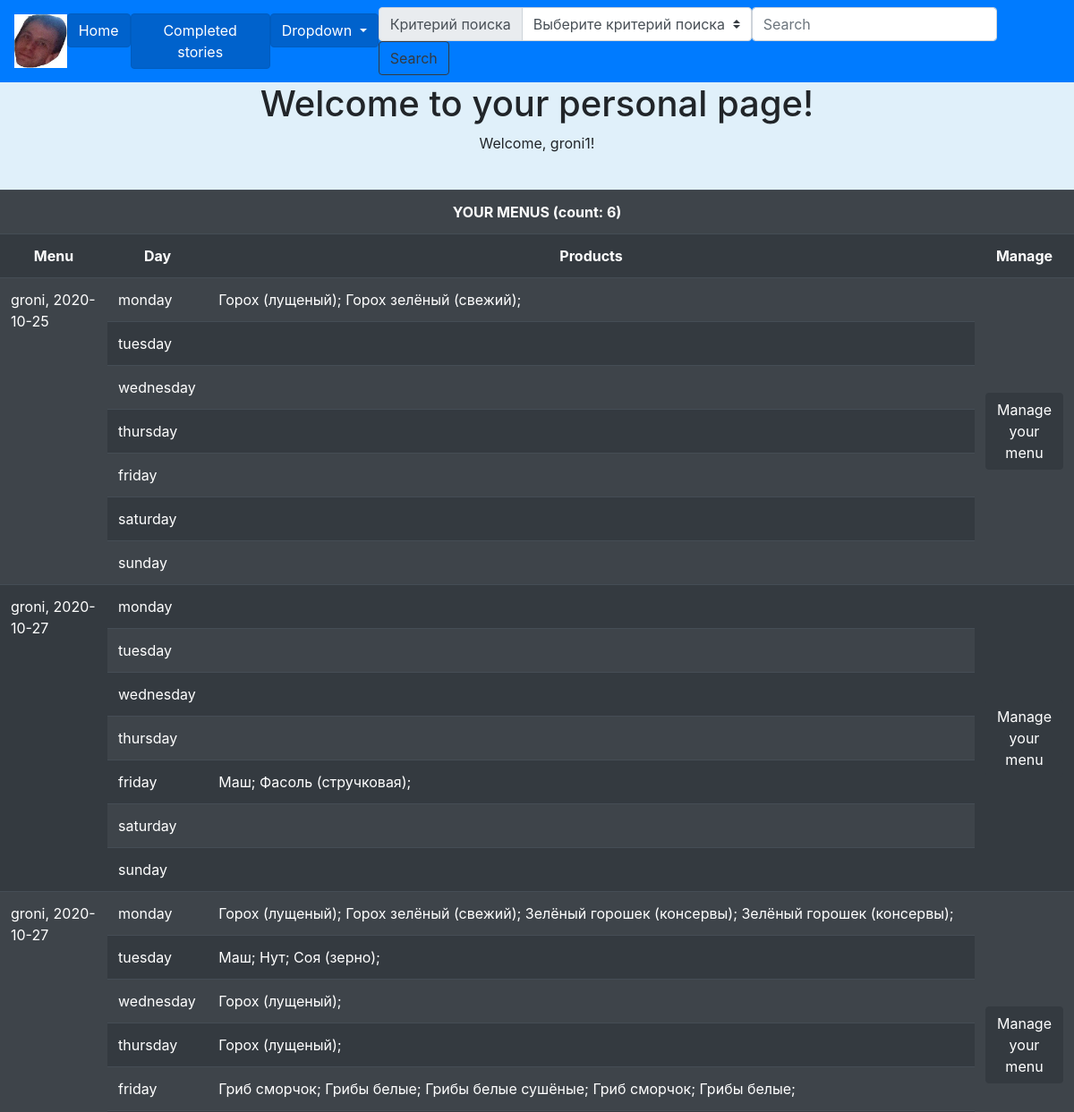
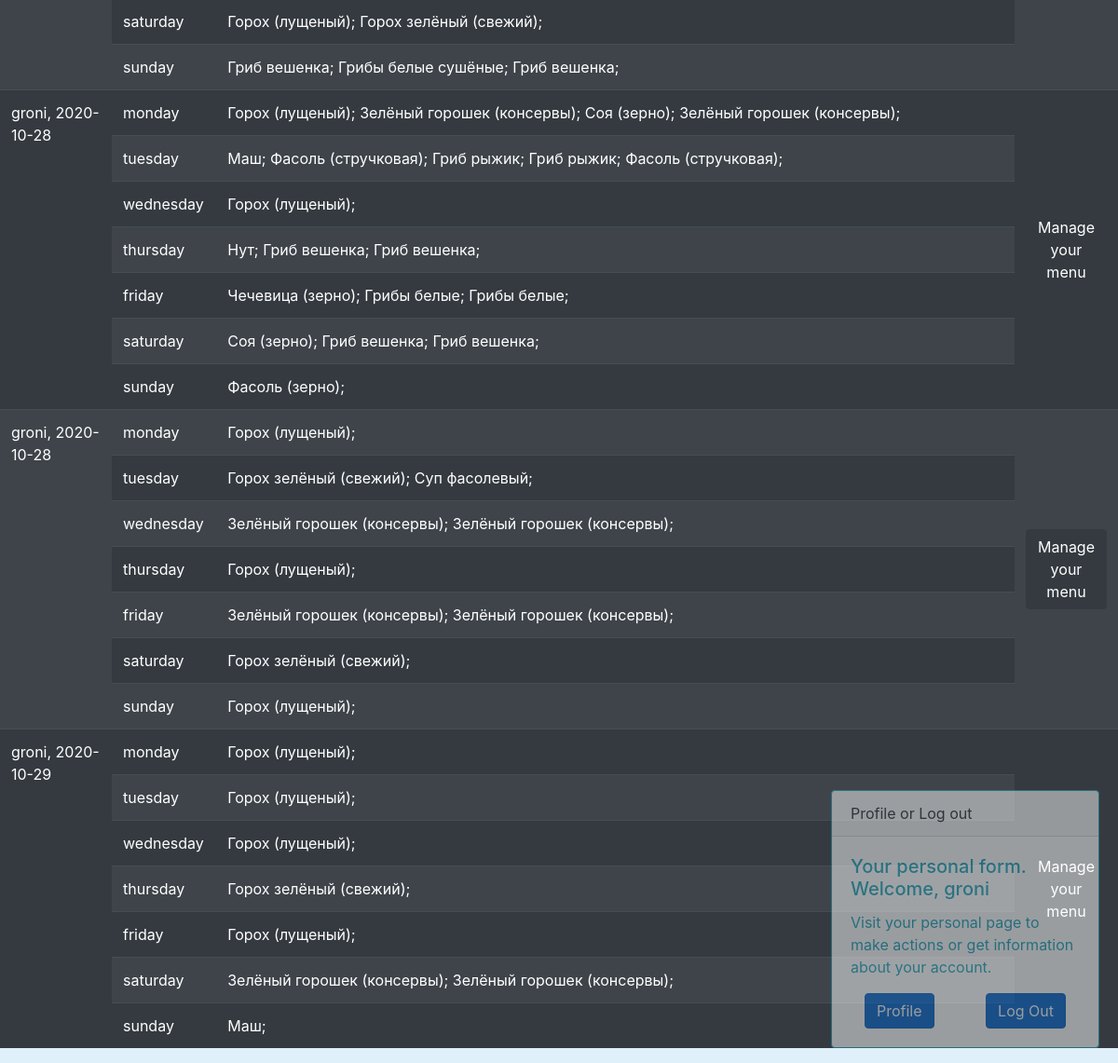
Page /accounts/profile/groni1/ (signed in) on the committed database (2 pictures, top to bottom).
### food_calculator/models.py (models this page shows)
class ProductMenu(models.Model):
    id = models.AutoField(primary_key=True)
    timestamp=models.DateField(auto_now_add=True)
    monday=models.DateField("Понедельник", blank=True, null=True)
    tuesday=models.DateField("Вторник", blank=True, null=True)
    wednesday=models.DateField("Среда", blank=True, null=True)
    thursday=models.DateField("Четверг", blank=True, null=True)
    friday=models.DateField("Пятница", blank=True, null=True)
    saturday=models.DateField("Суббота", blank=True, null=True)
    sunday=models.DateField("Воскресенье", blank=True, null=True)
    list_of_selected_products_monday=models.ManyToManyField('FoodProduct',verbose_name="Лист продуктов на понедельник", related_name='monday', blank=True, default=None)
    list_of_selected_products_tuesday=models.ManyToManyField('FoodProduct',verbose_name="Лист продуктов на вторник", related_name='tuesday', blank=True, default=None)
    list_of_selected_products_wednesday=models.ManyToManyField('FoodProduct',verbose_name="Лист продуктов на среду", related_name='wednesday', blank=True, default=None)
    list_of_selected_products_thursday=models.ManyToManyField('FoodProduct',verbose_name="Лист продуктов на четверг", related_name='thursday', blank=True, default=None)
    list_of_selected_products_friday=models.ManyToManyField('FoodProduct',verbose_name="Лист продуктов на пятницу", related_name='friday', blank=True, default=None)
    list_of_selected_products_saturday=models.ManyToManyField('FoodProduct',verbose_name="Лист продуктов на субботу", related_name='saturday', blank=True, default=None)
    list_of_selected_products_sunday=models.ManyToManyField('FoodProduct',verbose_name="Лист продуктов на воскресенье", related_name='sunday', blank=True, default=None)
    user=models.ForeignKey('users.CustomUser', on_delete=models.PROTECT, default=None)
    def __str__(self):
        self.name=str(self.user)+', '+str(self.timestamp)
        return self.name
    product_menu=models.Manager()
    class Meta():
        verbose_name="Меню продуктов на неделю"
        verbose_name_plural="Меню продуктов на неделю"
        ordering=["timestamp"]
        constraints = [
            models.CheckConstraint(check=models.Q(monday__iso_week_day=1, monday__isnull=False) | models.Q(monday__isnull=True), name='check_monday'),
            models.CheckConstraint(check=models.Q(tuesday__iso_week_day=2, monday__isnull=False) | models.Q(tuesday__isnull=True), name='check_tuesday'),
            models.CheckConstraint(check=models.Q(wednesday__iso_week_day=3, wednesday__isnull=False) | models.Q(wednesday__isnull=True), name='check_wednesday'),
            models.CheckConstraint(check=models.Q(thursday__iso_week_day=4, thursday__isnull=False) | models.Q(thursday__isnull=True), name='check_thursday'),
            models.CheckConstraint(check=models.Q(friday__iso_week_day=5, friday__isnull=False) | models.Q(friday__isnull=True), name='check_friday'),
            models.CheckConstraint(check=models.Q(saturday__iso_week_day=6, saturday__isnull=False) | models.Q(saturday__isnull=True), name='check_saturday'),
            models.CheckConstraint(check=models.Q(sunday__iso_week_day=7, sunday__isnull=False) | models.Q(sunday__isnull=True), name='check_sunday')
            ]

class FoodProduct(models.Model):
    id = models.AutoField(primary_key=True)
    prod_name=models.CharField(max_length=300, blank=True)
    prod_type=models.CharField(max_length=300, blank=True)
    prod_calories=models.DecimalField(max_digits=6, decimal_places=2, blank=True)
    prod_proteins=models.DecimalField(max_digits=6, decimal_places=2, blank=True)
    prod_fats=models.DecimalField(max_digits=6, decimal_places=2, blank=True)
    prod_carbohydrates=models.DecimalField(max_digits=6, decimal_places=2, blank=True)
    def __str__(self):
        return self.prod_name
    food = models.Manager()
    class Meta:
        verbose_name="Продукт"
        verbose_name_plural="Продукты"
        ordering=['prod_type','prod_name']

### users/models.py (models this page shows)
class CustomUser(AbstractUser):
    pass
    def __str__(self):
        return self.username

### users/views.py (the view)
# urls.py: path('profile/<str:username>/', profile_view, name='profile'),
def profile_view(request, username):
    user=request.user
    user_product_menus=ProductMenu.product_menu.filter(user__username__iexact=user)
    user_results = prepared_results(user_product_menus)
    context={
        'username' : username,
        'user_results': user_results,
    }
    return render(request, 'users/profile_page.html', context)

### users/templates/users/profile_page.html (shortened to what this page needs)
{% extends 'mainpages/layout.html' %}
{% block heading %} Welcome to your personal page! {% endblock%}
{% block content%}
<p style="text-align: center;">Welcome, {{username}}!</p><br>
<table  class="table table-striped table-dark mr-5">
    <tr>
        <th colspan="4" style="text-align: center;">
            YOUR MENUS (count: {{user_results|length}})
        </th>
    </tr>
    <tr>
        <th style="text-align: center;">
            Menu
        </th>
        <th style="text-align: center;">
            Day
        </th>
        <th style="text-align: center;">
            Products
        </th>
        <th style="text-align: center; width: 50px;">
            Manage
        </th>
    </tr>
    {% for menu in user_results %}
    <tr>
        <td rowspan="7" style="width: 10%;">
            {{menu.0}}
        </td>
        <td>{{menu.1.0}}</td>
        <td>
            {% for prod in menu.1.1 %}
                {{prod}};
            {% endfor %}
        </td>
        <td rowspan="7" style='text-align: center; vertical-align: middle;'>
            <a class="btn btn-dark" href="menu_number:_{{forloop.counter}}">Manage <br>
            your menu</a>
        </td>
    </tr>
    <tr>
        <td>{{menu.2.0}}</td>
        <td>
            {% for prod in menu.2.1 %}
                {{prod}};
            {% endfor %}
        </td>
    </tr>
    <tr>
        <td>{{menu.3.0}}</td>
        <td>
            {% for prod in menu.3.1 %}
                {{prod}};
            {% endfor %}
        </td>
    </tr>
    <tr>
        <td>{{menu.4.0}}</td>
        <td>
            {% for prod in menu.4.1 %}
                {{prod}};
            {% endfor %}
        </td>
    </tr>
    <tr>
        <td>{{menu.5.0}}</td>
        <td>
            {% for prod in menu.5.1 %}
                {{prod}};
            {% endfor %}
        </td>
    </tr>
    <tr>
        <td>{{menu.6.0}}</td>
        <td>
            {% for prod in menu.6.1 %}
                {{prod}};
            {% endfor %}
        </td>
    </tr>
    <tr>
        <td>{{menu.7.0}}</td>
        <td>
            {% for prod in menu.7.1 %}
                {{prod}};
            {% endfor %}
        </td>
    </tr>
    {% endfor %}
</table>
{% endblock %}

### mainpages/templates/mainpages/layout.html (shortened to what this page needs)
{% load static %}
<!DOCTYPE html>
<html lang="en">
<head>
  <link rel="stylesheet" href="https://stackpath.bootstrapcdn.com/bootstrap/4.5.2/css/bootstrap.min.css"
>
</head>
<body style="background-color: rgba(7, 139, 216, 0.123);">
  <nav class="navbar navbar-expand-lg navbar-light bg-primary">
    <img src="{% static 'mainpages/imgs/A-1.jpg' %}" style="width:60px;height:60px;" alt="Roflan-Zdarova">
    <div class="collapse navbar-collapse" id="navbarSupportedContent">
      <ul class="navbar-nav mr-auto">
        <li class="nav-item">
          <a href="{% url 'home_page' %}" class="btn btn-primary active" role="button" aria-pressed="true">Home</a>
        </li>
        <li class="nav-item">
          <a class="btn btn-primary active" href="{% url 'completed_stories' %}" role="button"
            aria-pressed="true">Completed stories</a>
        </li>
        <li class="nav-item dropdown">
          <a class="btn btn-primary active dropdown-toggle" href="#" id="navbarDropdown" role="button"
            data-toggle="dropdown" aria-haspopup="true" aria-expanded="false">
            Dropdown
          </a>
        </li>
      </ul>
      <form class="form-inline my-2 my-lg-0" action="{% url 'search_result' %}">
        <div class="input-group">
          <div class="input-group-prepend">
            <label class="input-group-text" for="inputGroupSelect01">Критерий поиска</label>
          </div>
          <select class="custom-select" id="inputGroupSelect01" name='criterion'>
            <option value='None' selected disabled hidden>Выберите критерий поиска</option>
          </select>
        </div>
        <input class="form-control mr-sm-2" type="search" placeholder="Search" aria-label="Search" name='search'>
        <button class="btn btn-outline-dark my-2 my-sm-0" type="submit">Search</button>
      </form>
    </div>
  </nav>
  <h1 class='text-center'>{% block heading %}{% endblock%}</h1>
  {% block content%}{% endblock %}
  {% if not user.is_authenticated %}
  <div id="Log_in_card">
    <div class="card border-info mb-3" style="max-width: 18rem;">
      <div class="card-header">Log in or Sign Up</div>
      <div class="card-body text-info">
        <h5 class="card-title">Welcome!</h5>
        <p class="card-text">Log in or Sign Up first! You may access additional content</p>
        <div class="col-12 col-md-12 btn-row">
          <a href="{%url 'log_in'%}" class="btn btn-primary active" role="button" aria-pressed="true">Log In</a>
          <a href="{%url 'signup'%}" class="btn btn-primary float-right active" role="button" aria-pressed="true">Sign
            Up</a>
        </div>
      </div>
    </div>
  </div>
  {% else %}
  <div id="User_card">
    <div class="card border-info mb-3" style="max-width: 18rem;">
      <div class="card-header">Profile or Log out</div>
      <div class="card-body text-info">
        <h5 class="card-title">Your personal form. Welcome, {{user.get_username}}</h5>
        <p class="card-text">Visit your personal page to make actions or get information about your account.</p>
        <div class="col-12 col-md-12 btn-row">
          <form action="{%url 'log_out'%}" method="POST">
            <a href="{%url 'profile' username=user.get_username%}" class="btn btn-primary active" role="button" aria-pressed="true">Profile</a>
            <button class="btn btn-primary float-right active" type="Submit">Log Out</button>
          </form>
        </div>
      </div>
    </div>
  </div>
  {% endif %}
</body>
</html>

### mainpages/templates/mainpages/layout.html (style rules this page uses)
#Log_in_card, #User_card { opacity: 0.5; filter: alpha(opacity=50); position: fixed; bottom: 0px; right: 20px; }

### rows in the picture
ProductMenu: user+timestamp "groni, 2020-10-25", menu "monday", menu "tuesday", menu "wednesday", menu "thursday", menu "friday", menu "saturday", menu "sunday"
FoodProduct: prod_name "Горох (лущеный)"
FoodProduct: prod_name "Горох зелёный (свежий)"
ProductMenu: user+timestamp "groni, 2020-10-27", menu "monday", menu "tuesday", menu "wednesday", menu "thursday", menu "friday", menu "saturday", menu "sunday"
FoodProduct: prod_name "Маш"
FoodProduct: prod_name "Фасоль (стручковая)"
ProductMenu: user+timestamp "groni, 2020-10-27", menu "monday", menu "tuesday", menu "wednesday", menu "thursday", menu "friday", menu "saturday", menu "sunday"
FoodProduct: prod_name "Зелёный горошек (консервы)"
FoodProduct: prod_name "Зелёный горошек (консервы)"
FoodProduct: prod_name "Нут"
FoodProduct: prod_name "Соя (зерно)"
FoodProduct: prod_name "Гриб сморчок"
FoodProduct: prod_name "Грибы белые"
FoodProduct: prod_name "Грибы белые сушёные"
FoodProduct: prod_name "Гриб сморчок"
FoodProduct: prod_name "Грибы белые"
FoodProduct: prod_name "Гриб вешенка"
FoodProduct: prod_name "Гриб вешенка"
ProductMenu: user+timestamp "groni, 2020-10-28", menu "monday", menu "tuesday", menu "wednesday", menu "thursday", menu "friday", menu "saturday", menu "sunday"
FoodProduct: prod_name "Гриб рыжик"
FoodProduct: prod_name "Гриб рыжик"
FoodProduct: prod_name "Фасоль (стручковая)"
FoodProduct: prod_name "Чечевица (зерно)"
FoodProduct: prod_name "Фасоль (зерно)"
ProductMenu: user+timestamp "groni, 2020-10-28", menu "monday", menu "tuesday", menu "wednesday", menu "thursday", menu "friday", menu "saturday", menu "sunday"
FoodProduct: prod_name "Суп фасолевый"
ProductMenu: user+timestamp "groni, 2020-10-29", menu "monday", menu "tuesday", menu "wednesday", menu "thursday", menu "friday", menu "saturday", menu "sunday"
CustomUser: get_username "groni"

### other values in the picture
{{ username }} "groni1"
{{ user_results|length }} "6"
